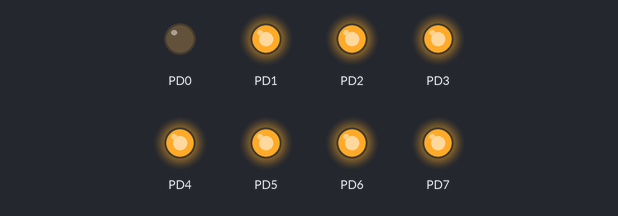
The program below on a simulated ATmega128, built with avr-gcc and emulated at 16 MHz. On the bench: output pins drawn as LEDs (lit = HIGH). At 4.8 s the program stops and its outputs stay as they are.

Above: at 0.1 s.
At 0.7 s:
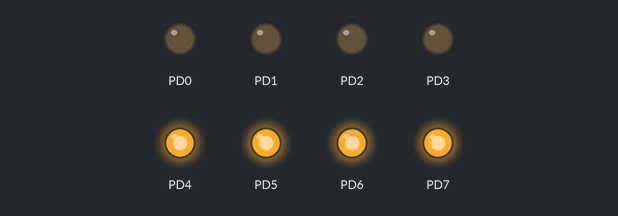
At 1.1 s:
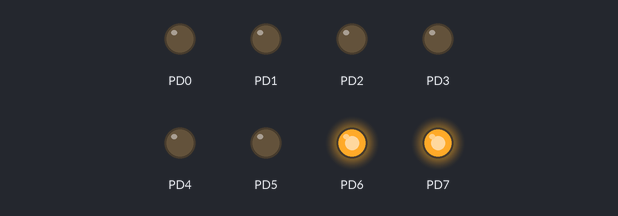
At 1.5 s:
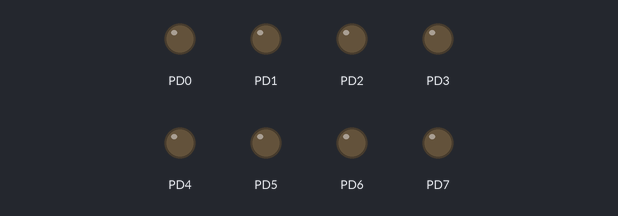
Timing chart, 0 to 3.0 s (numbered marks = the images above):
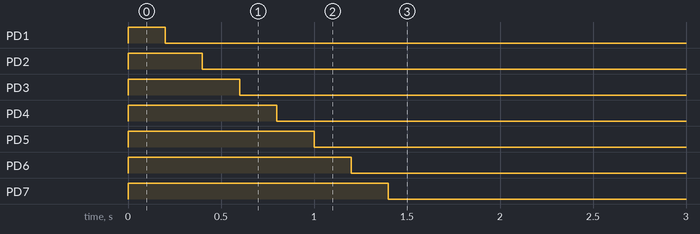

Measured:
- by itself, PD1: LOW → HIGH at 0.00 s, → LOW 0.20 s later
- by itself, PD2: LOW → HIGH at 0.00 s, → LOW 0.40 s later
- by itself, PD3: LOW → HIGH at 0.00 s, → LOW 0.60 s later
- by itself, PD4: LOW → HIGH at 0.00 s, → LOW 0.80 s later
- by itself, PD5: LOW → HIGH at 0.00 s, → LOW 1.0 s later
- by itself, PD6: LOW → HIGH at 0.00 s, → LOW 1.2 s later
- by itself, PD7: LOW → HIGH at 0.00 s, → LOW 1.4 s later

The program:

main.cpp
```cpp
/*
 * LEDELD.cpp
 *
 * Created: 2018-05-02 오후 12:02:53
 * Author : stc_164
 */

#define F_CPU 16000000UL
#include <avr/io.h>
#include <util/delay.h>
#include <stdio.h>


int main(void)
{
	DDRD=0XFF;
	PORTD=0XFF;
	int i,j;
    /* Replace with your application code */
    while (1)
    {

		for(i=0;i<8;i++){
		PORTD&=~(1<<i);
		_delay_ms(200);}
				for(i=8;i<0;i--){
					PORTD&=(1<<i);
				_delay_ms(200);}

		//printf("dddd");


    }
}
```
